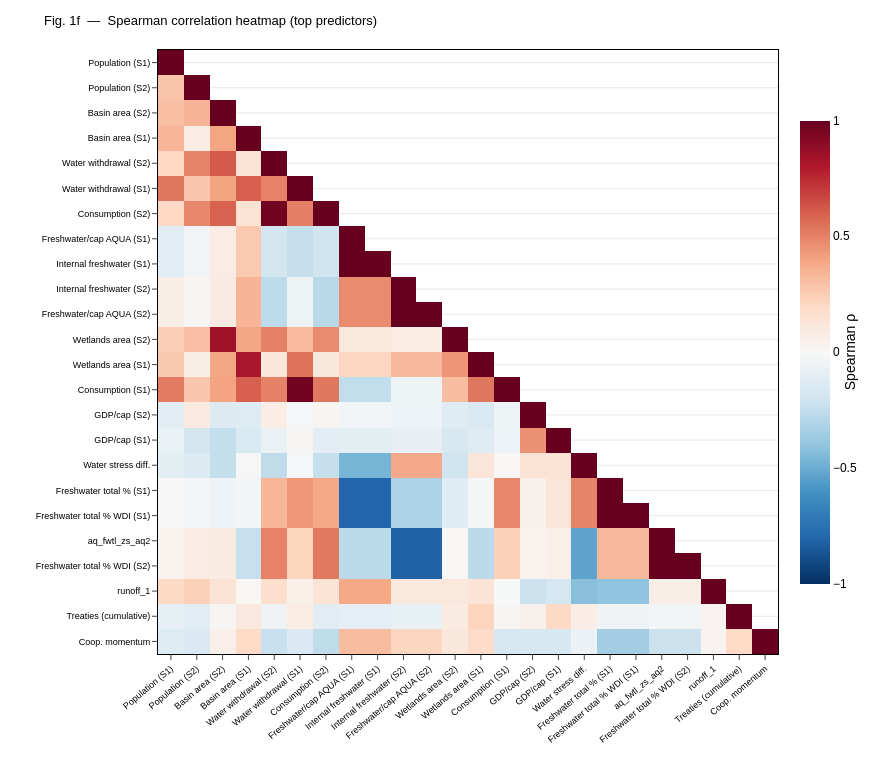

This figure's notebook cell:
### Markdown cell above
## Cell 8 — Figure 1f: Feature correlation heatmap

### Code cell
# ── Select top-20 features by variance for readability ───────────────────────
EXCLUDE = {'ID', 'target', 'year', 'month', 'decade', 'cold_war', 'bilateral',
           'COPDAB_SCALE', 'BAR_Scale', 'Issue_Type1', 'Issue_Type2',
           'NUMBER_OF_BASINS', 'NUMBER_OF_Countries'}
num_feats = [
    c for c in df.select_dtypes('number').columns
    if c not in EXCLUDE
]

# Variance-based top-20 (sensible proxy for information content)
variances = df[num_feats].var().sort_values(ascending=False)

# Prefer a diverse set: grab top features but deduplicate near-mirror cols (_1/_2)
selected = []
seen_stems = set()
for col in variances.index:
    stem = col.rstrip('12').rstrip('_')
    # Allow both sides if informative but cap at 2 each
    count_stem = sum(1 for s in selected if s.rstrip('12').rstrip('_') == stem)
    if count_stem < 2:
        selected.append(col)
    if len(selected) >= 22:
        break

# Always include key predictors
must_include = [
    'treaties_before_event', 'cooperation_momentum', 'events_prior_5yr',
    'gdp_ratio', 'polity_diff', 'instit_vuln_diff', 'hydropol_max',
]
for c in must_include:
    if c in num_feats and c not in selected:
        selected.append(c)

selected = selected[:24]   # keep at most 24 for visual clarity

# Readable short labels
label_map = {
    'SP.POP.TOTL_wdi1': 'Population (S1)',
    'SP.POP.TOTL_wdi2': 'Population (S2)',
    'Area_km2_2': 'Basin area (S2)',
    'Area_km2_1': 'Basin area (S1)',
    'withdrawal_2': 'Water withdrawal (S2)',
    'withdrawal_1': 'Water withdrawal (S1)',
    'consumpt_2': 'Consumption (S2)',
    'consumpt_1': 'Consumption (S1)',
    'ER.H2O.INTR.PC_wdi1': 'Internal freshwater (S1)',
    'ER.H2O.INTR.PC_wdi2': 'Internal freshwater (S2)',
    'aq_intr_pc_aq1': 'Freshwater/cap AQUA (S1)',
    'aq_intr_pc_aq2': 'Freshwater/cap AQUA (S2)',
    'Wetlands_k_2': 'Wetlands area (S2)',
    'Wetlands_k_1': 'Wetlands area (S1)',
    'NY.GDP.PCAP.CD_wdi2': 'GDP/cap (S2)',
    'NY.GDP.PCAP.CD_wdi1': 'GDP/cap (S1)',
    'water_stress_diff': 'Water stress diff.',
    'aq_fwtl_zs_aq1': 'Freshwater total % (S1)',
    'ER.H2O.FWTL.ZS_wdi1': 'Freshwater total % WDI (S1)',
    'ER.H2O.FWTL.ZS_wdi2': 'Freshwater total % WDI (S2)',
    'treaties_before_event': 'Treaties (cumulative)',
    'cooperation_momentum': 'Coop. momentum',
    'events_prior_5yr': 'Events prior 5yr',
    'gdp_ratio': 'GDP ratio (S1/S2)',
    'polity_diff': 'Polity difference',
    'instit_vuln_diff': 'Inst. vuln. diff.',
    'hydropol_max': 'Hydropol. index (max)',
}

corr_df = df[selected].corr(method='spearman')
labels  = [label_map.get(c, c) for c in selected]

# Mask upper triangle
mask      = np.triu(np.ones_like(corr_df, dtype=bool), k=1)
corr_vals = corr_df.values.copy()
corr_vals[mask] = np.nan

fig1f = go.Figure(go.Heatmap(
    z=corr_vals,
    x=labels,
    y=labels,
    colorscale='RdBu_r',
    zmid=0, zmin=-1, zmax=1,
    colorbar=dict(
        title=dict(text="Spearman ρ", side='right'),
        tickvals=[-1, -0.5, 0, 0.5, 1],
        len=0.8,
    ),
    hovertemplate='%{y} × %{x}<br>ρ = %{z:.2f}<extra></extra>',
))

apply_pub_style(
    fig1f,
    title='Fig. 1f  —  Spearman correlation heatmap (top predictors)',
    xaxis_title='',
    yaxis_title='',
    width=880, height=780, legend=False,
)
fig1f.update_xaxes(tickangle=-40, tickfont=dict(size=9))
fig1f.update_yaxes(tickfont=dict(size=9), autorange='reversed')
fig1f.show()
save_fig(fig1f, 'fig01f_correlations')

### Figure 1 — Plotly figure (JSON) as saved in the notebook; plotly's stock layout.template omitted (floating-point values rounded to 4 significant figures; data arrays with more than 128 entries replaced by an {"elided": "..."} marker saying what was removed)
{"data": [{"colorbar": {"len": 0.8, "tickvals": [-1, -0.5, 0, 0.5, 1], "title": {"side": "right", "text": "Spearman ρ"}}, "colorscale": [[0.0, "rgb(5,48,97)"], [0.1, "rgb(33,102,172)"], [0.2, "rgb(67,147,195)"], [0.3, "rgb(146,197,222)"], [0.4, "rgb(209,229,240)"], [0.5, "rgb(247,247,247)"], [0.6, "rgb(253,219,199)"], [0.7, "rgb(244,165,130)"], [0.8, "rgb(214,96,77)"], [0.9, "rgb(178,24,43)"], [1.0, "rgb(103,0,31)"]], "hovertemplate": "%{y} × %{x}<br>ρ = %{z:.2f}<extra></extra>", "type": "heatmap", "x": ["Population (S1)", "Population (S2)", "Basin area (S2)", "Basin area (S1)", "Water withdrawal (S2)", "Water withdrawal (S1)", "Consumption (S2)", "Freshwater/cap AQUA (S1)", "Internal freshwater (S1)", "Internal freshwater (S2)", "Freshwater/cap AQUA (S2)", "Wetlands area (S2)", "Wetlands area (S1)", "Consumption (S1)", "GDP/cap (S2)", "GDP/cap (S1)", "Water stress diff.", "Freshwater total % (S1)", "Freshwater total % WDI (S1)", "aq_fwtl_zs_aq2", "Freshwater total % WDI (S2)", "runoff_1", "Treaties (cumulative)", "Coop. momentum"], "y": ["Population (S1)", "Population (S2)", "Basin area (S2)", "Basin area (S1)", "Water withdrawal (S2)", "Water withdrawal (S1)", "Consumption (S2)", "Freshwater/cap AQUA (S1)", "Internal freshwater (S1)", "Internal freshwater (S2)", "Freshwater/cap AQUA (S2)", "Wetlands area (S2)", "Wetlands area (S1)", "Consumption (S1)", "GDP/cap (S2)", "GDP/cap (S1)", "Water stress diff.", "Freshwater total % (S1)", "Freshwater total % WDI (S1)", "aq_fwtl_zs_aq2", "Freshwater total % WDI (S2)", "runoff_1", "Treaties (cumulative)", "Coop. momentum"], "z": {"elided": "24x24 float values"}, "zmax": 1, "zmid": 0, "zmin": -1}], "layout": {"font": {"color": "black", "family": "Arial", "size": 12}, "height": 780, "legend": {"bgcolor": "white", "bordercolor": "black", "borderwidth": 0.5, "font": {"size": 11}}, "margin": {"b": 65, "l": 65, "r": 25, "t": 50}, "paper_bgcolor": "white", "plot_bgcolor": "white", "showlegend": false, "title": {"font": {"color": "black", "size": 13}, "text": "Fig. 1f  —  Spearman correlation heatmap (top predictors)"}, "width": 880, "xaxis": {"linecolor": "black", "linewidth": 1, "mirror": true, "showgrid": false, "tickangle": -40, "tickfont": {"size": 9}, "ticks": "outside", "title": {"font": {"size": 12}, "text": ""}}, "yaxis": {"autorange": "reversed", "gridcolor": "#e8e8e8", "linecolor": "black", "linewidth": 1, "mirror": true, "showgrid": true, "tickfont": {"size": 9}, "ticks": "outside", "title": {"font": {"size": 12}, "text": ""}}}}
